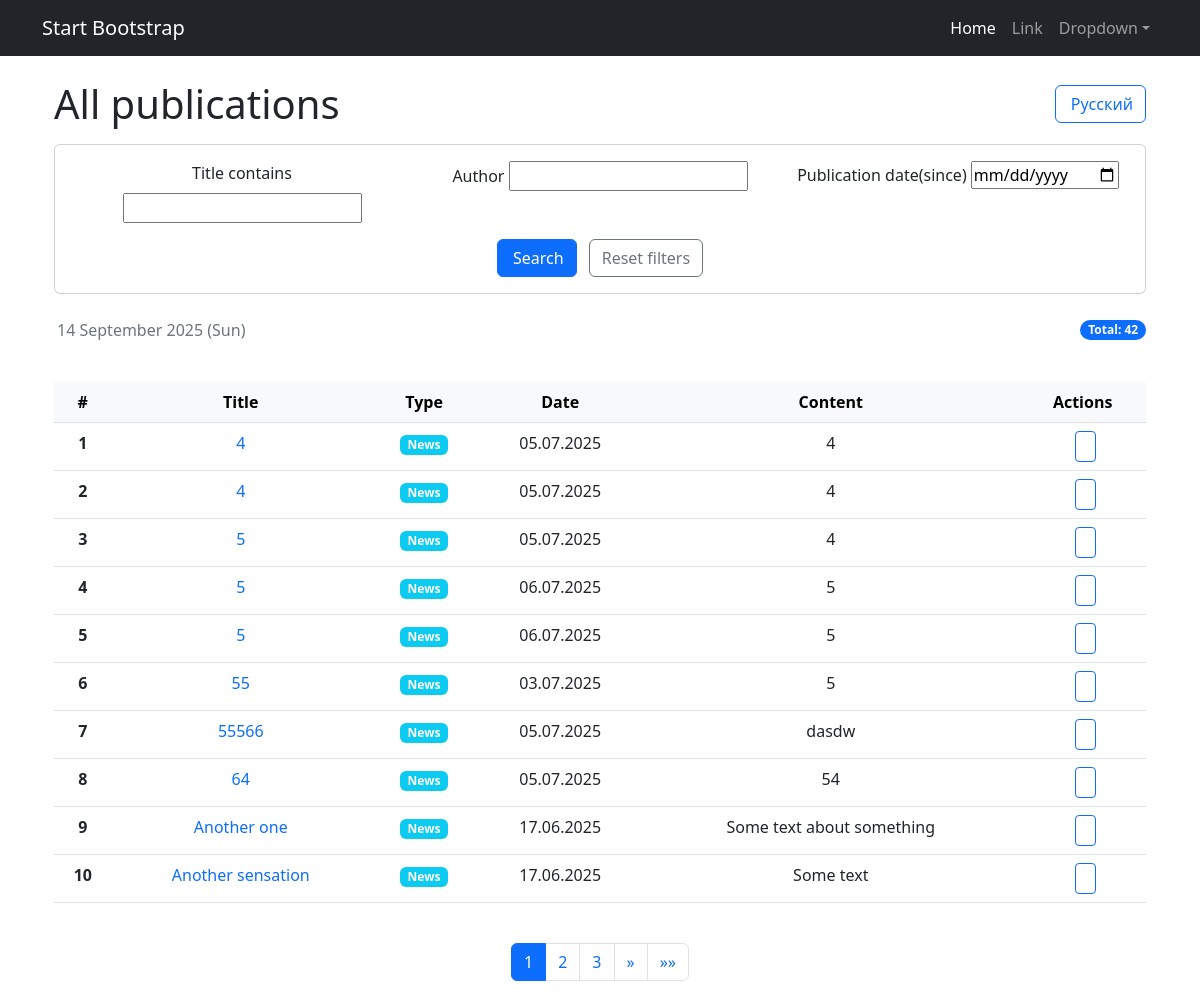
The page /news/ on the database as committed earlier.
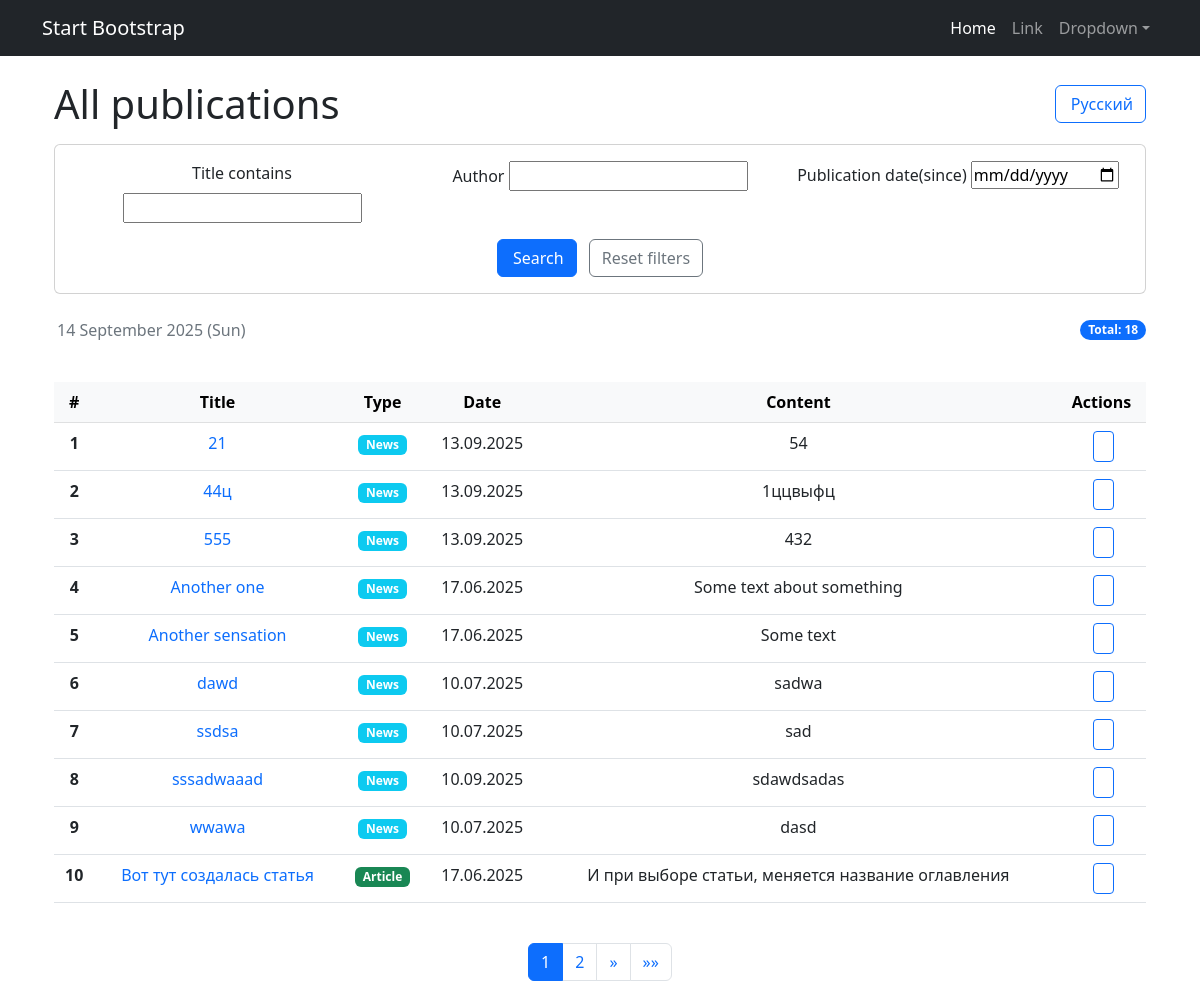
The same page on the database as committed later.
### news/models.py (models this page shows, shortened)
class Post(models.Model):
    author = models.ForeignKey(Author, on_delete=models.CASCADE)
    ARTICLE = 'AR'
    NEWS = 'NW'
    CATEGORY_CHOICES= (
        (NEWS, _('News')),
        (ARTICLE, _('Article')),
    )
    categoryType = models.CharField(max_length=2, choices=CATEGORY_CHOICES, default=ARTICLE, verbose_name=_('Type'), help_text= _('post category'))
    dataCreation = models.DateTimeField(auto_now_add=True)
    postCategory = models.ManyToManyField(Category, through='PostCategory')
    title = models.CharField(max_length=128, help_text= _('post title'))
    text = models.TextField(help_text= _('post text'))
    rating = models.SmallIntegerField(default=0)

### news/views.py (the view)
# urls.py: path('', cache_page(60*1)(PostsList.as_view()), name='news_list'),
class PostsList(ListView):
    model = Post
    ordering = 'title'
    template_name = 'posts.html'
    context_object_name = 'posts'
    paginate_by = 10
    def get_queryset(self):
        queryset = super().get_queryset()
        current_language = get_language()
        activate(current_language)
        self.filterset = PostFilter(self.request.GET, queryset)
        return self.filterset.qs
    def get_context_data(self, **kwargs):
        context= super().get_context_data(**kwargs)
        context['all_posts'] = Post.objects.all()
        context['filterset'] = self.filterset
        if self.request.user.is_authenticated:
            context['subscribed_categories'] = self.request.user.subscribed_categories.all()
        return context
    def get(self, request, *args, **kwargs):
        self.object_list = self.get_queryset()
        context = self.get_context_data()
        return HttpResponse(render(request, self.template_name, context))

### news/context_processors.py (called while the page is built)
def authors_group(request):
    try:
        return {'authors_group': Group.objects.get(name='authors')}
    except Group.DoesNotExist:
        return {'authors_group': None}

### news/templatetags/censor_filters.py (called while the page is built)
@register.filter(needs_autoescape=True)
def censor(value, autoescape=True):
    if not isinstance(value, str):
        return value
    if autoescape:
        esc = conditional_escape
    else:
        esc = lambda x: x
    words = value.split()
    processed_words = []
    for word in words:
        lower_word = word.lower()
        if any(bad_word in lower_word for bad_word in BAD_WORDS):
            censored = word[0] + '*' * (len(word) - 1)
            processed_words.append(esc(censored))
        else:
            processed_words.append(esc(word))
    result = ' '.join(processed_words)
    return mark_safe(result)

### news/templatetags/custom_tags.py (called while the page is built)
@register.simple_tag()
def current_time(format_string='%d %B %Y'):
   return datetime.utcnow().strftime(format_string)

### templates/posts.html (shortened to what this page needs)
{% extends 'flatpages/default.html' %}
{% load custom_tags %}
{% load censor_filters %}
{% load i18n %}
{% block content %}
<div class="container mt-4">
    <div class="row mb-4">
        <div class="col-12">
            <div class="d-flex justify-content-between align-items-center mb-3">
                <h1 class="mb-0">{% trans "All publications" %}</h1>
                <div class="btn-group" role="group">
                    <form action="{% url 'set_language' %}" method="post" class="d-inline">
                        {% get_current_language as LANGUAGE_CODE %}
                        {% get_available_languages as LANGUAGES %}
                        {% get_language_info_list for LANGUAGES as languages %}
                        {% for language in languages %}
                            {% if language.code != LANGUAGE_CODE %}
                                <button type="submit" class="btn btn-outline-primary" title="{% trans 'Switch to' %} {{ language.name_local }}">
                                    {% if language.code == 'ru' %}
                                         Русский
                                    {% else %}
                                        <i class="bi bi-translate"></i> English
                                    {% endif %}
                                </button>
                            {% endif %}
                        {% endfor %}
                    </form>
                </div>
            </div>
            <div class="card mb-4">
                <div class="card-body">
                    <form action="" method="get" class="row g-3">
                        {% for field in filterset.form %}
                        <div class="col-md-4">
                            <label for="{{ field.id_for_label }}" class="form-label">{{ field.label }}</label>
                            {{ field }}
                        </div>
                        {% endfor %}
                        <div class="col-12">
                            <button type="submit" class="btn btn-primary">
                                 {% trans "Search" %}
                            </button>
                            <a href="?" class="btn btn-outline-secondary ms-2">{% trans "Reset filters" %}</a>
                        </div>
                    </form>
                </div>
            </div>
            <div class="d-flex justify-content-between align-items-center mb-3">
                <div class="text-muted">
                     {% current_time '%d %B %Y (%a)' %}
                </div>
                {% load cache %}
                {% cache 300 post_count_counter %}
                <div class="badge bg-primary rounded-pill">
                    {% trans "Total" %}: {{ all_posts|length }}
                </div>
                {% endcache %}
            </div>
        </div>
    </div>
    <div class="row">
        <div class="col-12">
            {% if posts %}
            <div class="table-responsive">
                <table class="table table-hover">
                    <thead class="table-light">
                        <tr>
                            <th scope="col">#</th>
                            <th scope="col">{% trans "Title" %}</th>
                            <th scope="col">{% trans "Type" %}</th>
                            <th scope="col">{% trans "Date" %}</th>
                            <th scope="col">{% trans "Content" %}</th>
                            <th scope="col">{% trans "Actions" %}</th>
                        </tr>
                    </thead>
                    <tbody>
                        {% for post in posts %}
                        <tr>
                            <th scope="row">{{ forloop.counter0|add:page_obj.start_index }}</th>
                            <td>
                                <a href="{% url 'post_detail' post.id %}" class="text-decoration-none">
                                    {{ post.title|censor }}
                                </a>
                            </td>
                            <td>
                                <span class="badge {% if post.categoryType == 'NW' %}bg-info{% else %}bg-success{% endif %}">
                                    {{ post.get_categoryType_display }}
                                </span>
                            </td>
                            <td>{{ post.dataCreation|date:"d.m.Y" }}</td>
                            <td>{{ post.text|truncatechars:50|censor }}</td>
                            <td>
                                <div class="btn-group" role="group">
                                    <a href="{% url 'post_detail' post.id %}" class="btn btn-sm btn-outline-primary">
                                    </a>
                                </div>
                            </td>
                        </tr>
                        {% endfor %}
                    </tbody>
                </table>
            </div>
            {% else %}
            <div class="alert alert-info" role="alert">
                <h4 class="alert-heading">{% trans "No publications!" %}</h4>
                <p>{% trans "Nothing found for your request." %}</p>
            </div>
            {% endif %}
        </div>
    </div>
    {% if page_obj.paginator.num_pages > 1 %}
    <div class="row mt-4">
        <div class="col-12">
            <nav aria-label="Page navigation">
                <ul class="pagination justify-content-center">
                    {% for num in page_obj.paginator.page_range %}
                        {% if page_obj.number == num %}
                        <li class="page-item active"><span class="page-link">{{ num }}</span></li>
                        {% elif num > page_obj.number|add:'-3' and num < page_obj.number|add:'3' %}
                        <li class="page-item"><a class="page-link" href="?page={{ num }}">{{ num }}</a></li>
                        {% endif %}
                    {% endfor %}
                    {% if page_obj.has_next %}
                    <li class="page-item">
                        <a class="page-link" href="?page={{ page_obj.next_page_number }}" aria-label="Next">
                            <span aria-hidden="true">&raquo;</span>
                        </a>
                    </li>
                    <li class="page-item">
                        <a class="page-link" href="?page={{ page_obj.paginator.num_pages }}" aria-label="Last">
                            <span aria-hidden="true">&raquo;&raquo;</span>
                        </a>
                    </li>
                    {% endif %}
                </ul>
            </nav>
        </div>
    </div>
    {% endif %}
</div>
{% endblock content %}

### templates/flatpages/default.html (shortened to what this page needs)
<!DOCTYPE html>
<html lang="en">
    <head>
        {% load static %}
        <link href="{% static 'css/styles.css' %}" rel="stylesheet" />
    </head>
    <body>
        <nav class="navbar navbar-expand-lg navbar-dark bg-dark">
            <div class="container">
                <a class="navbar-brand" href="#">Start Bootstrap</a>
                <div class="collapse navbar-collapse" id="navbarSupportedContent">
                    <ul class="navbar-nav ms-auto mb-2 mb-lg-0">
                        <li class="nav-item"><a class="nav-link active" aria-current="page" href="#">Home</a></li>
                        <li class="nav-item"><a class="nav-link" href="#">Link</a></li>
                        <li class="nav-item dropdown">
                            <a class="nav-link dropdown-toggle" id="navbarDropdown" href="#" role="button" data-bs-toggle="dropdown" aria-expanded="false">Dropdown</a>
                        </li>
                    </ul>
                </div>
            </div>
        </nav>
        <div class="container">
            <div class="row">
                <div class="col-lg-12 text-center">
                   {% block content %}{% endblock content %}
               </div>
           </div>
        </div>
    </body>
</html>
{% load i18n %}

### templates/posts.html (style rules this page uses)
.btn-group .btn { margin-left: 5px; }

Rows that differ between the two databases and show on the page:
removed Post: title|censor "4", categoryType "News", dataCreation "05.07.2025", text|censor "4"
removed Post: title|censor "4", categoryType "News", dataCreation "05.07.2025", text|censor "4"
removed Post: title|censor "5", categoryType "News", dataCreation "05.07.2025", text|censor "4"
removed Post: title|censor "5", categoryType "News", dataCreation "06.07.2025", text|censor "5"
removed Post: title|censor "5", categoryType "News", dataCreation "06.07.2025", text|censor "5"
removed Post: title|censor "55", categoryType "News", dataCreation "03.07.2025", text|censor "5"
removed Post: title|censor "55566", categoryType "News", dataCreation "05.07.2025", text|censor "dasdw"
removed Post: title|censor "64", categoryType "News", dataCreation "05.07.2025", text|censor "54"
added Post: title|censor "21", categoryType "News", dataCreation "13.09.2025", text|censor "54"
added Post: title|censor "44ц", categoryType "News", dataCreation "13.09.2025", text|censor "1ццвыфц"
added Post: title|censor "555", categoryType "News", dataCreation "13.09.2025", text|censor "432"
added Post: title|censor "dawd", categoryType "News", dataCreation "10.07.2025", text|censor "sadwa"
added Post: title|censor "ssdsa", categoryType "News", dataCreation "10.07.2025", text|censor "sad"
added Post: title|censor "sssadwaaad", categoryType "News", dataCreation "10.09.2025", text|censor "sdawdsadas"
added Post: title|censor "wwawa", categoryType "News", dataCreation "10.07.2025", text|censor "dasd"
now on this page (row unchanged): Post: title|censor "Вот тут создалась статья", categoryType "Article", dataCreation "17.06.2025", text|censor "И при выборе статьи, меняется название оглавления"
Other text that changed with them:
{{ all_posts|length }}: "42" → "18"
list line gone: "3"
